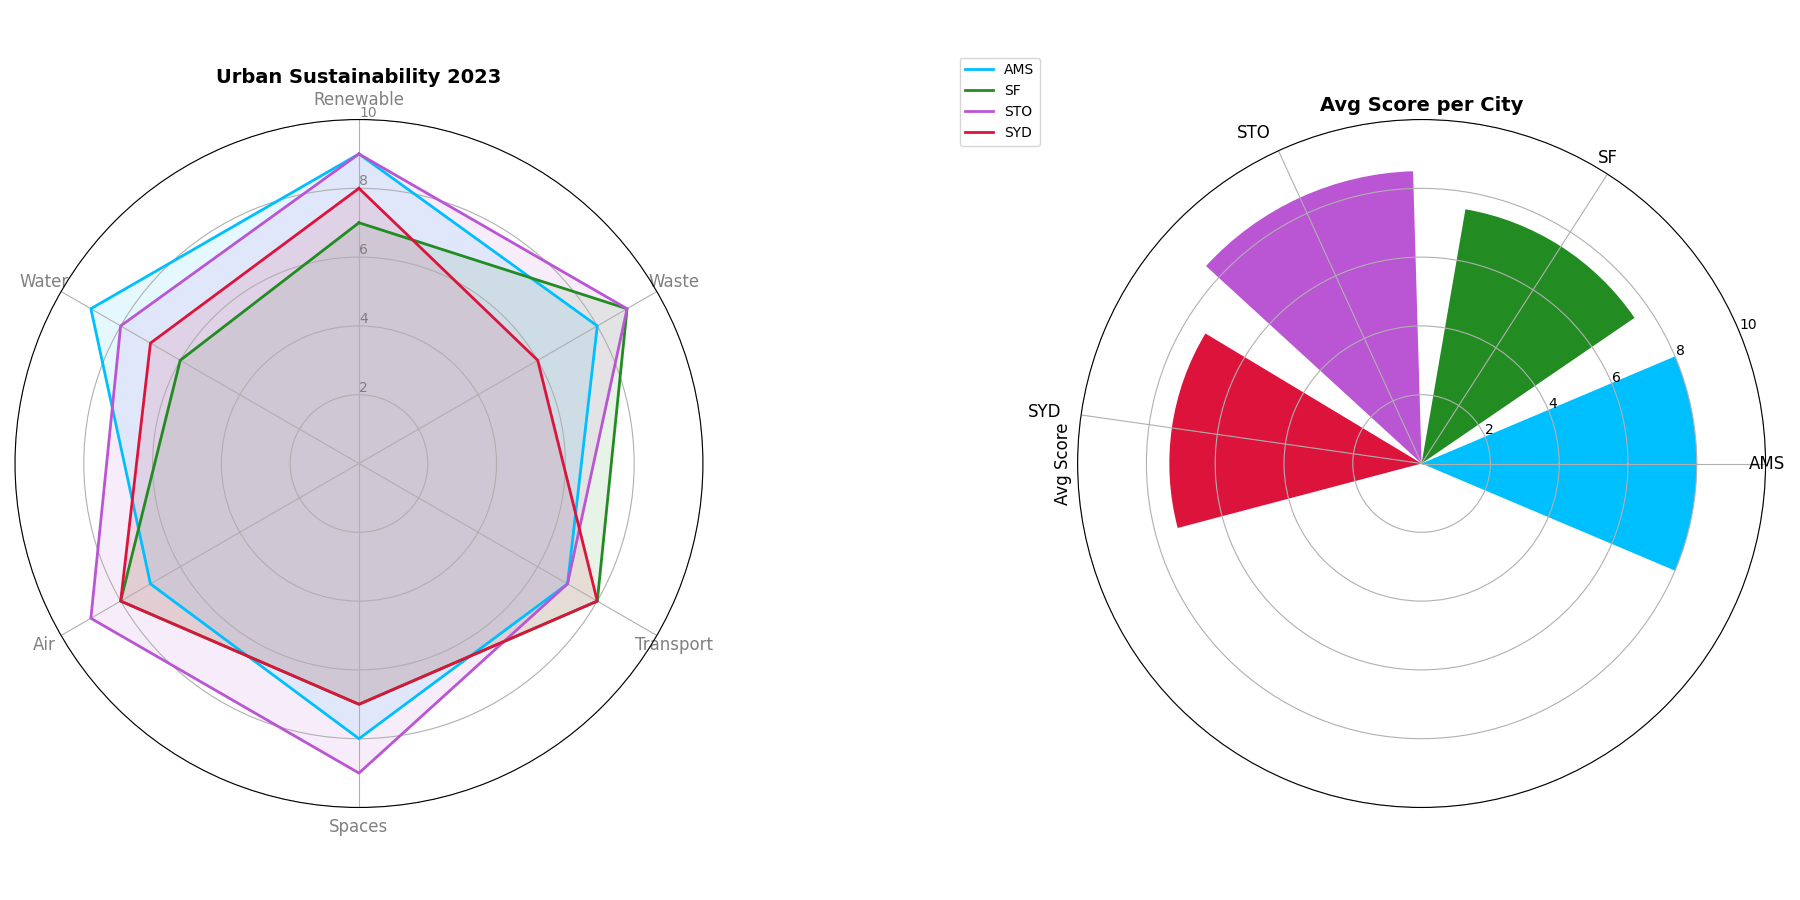

Python code for this plot:
import matplotlib.pyplot as plt
import numpy as np

categories = ['Renewable', 'Waste', 'Transport', 'Spaces', 'Air', 'Water']
num_vars = len(categories)

scores = {
    'AMS': [9, 8, 7, 8, 7, 9],
    'SF': [7, 9, 8, 7, 8, 6],
    'STO': [9, 9, 7, 9, 9, 8],
    'SYD': [8, 6, 8, 7, 8, 7]
}

for city in scores:
    scores[city] += scores[city][:1]

angles = np.linspace(0, 2 * np.pi, num_vars, endpoint=False).tolist()
angles += angles[:1]

fig, axs = plt.subplots(1, 2, figsize=(18, 9), subplot_kw={'polar': True})

ax = axs[0]
ax.set_theta_offset(np.pi / 2)
ax.set_theta_direction(-1)
ax.set_xticks(angles[:-1])
ax.set_xticklabels(categories, color='grey', size=12)
ax.set_rlabel_position(0)
ax.set_yticks([2, 4, 6, 8, 10])
ax.set_yticklabels(["2", "4", "6", "8", "10"], color="grey", size=10)
ax.set_ylim(0, 10)

colors = ['deepskyblue', 'forestgreen', 'mediumorchid', 'crimson']

for i, (city, score) in enumerate(scores.items()):
    ax.plot(angles, score, linewidth=2, linestyle='solid', label=city, color=colors[i])
    ax.fill(angles, score, color=colors[i], alpha=0.1)

ax.set_title("Urban Sustainability 2023", size=14, weight='bold')

ax2 = axs[1]
average_scores = {city: np.mean(scores[city][:-1]) for city in scores}
ax2.bar(average_scores.keys(), average_scores.values(), color=colors)
ax2.set_ylim(0, 10)
ax2.set_title("Avg Score per City", size=14, weight='bold')
ax2.set_ylabel('Avg Score', size=12)
ax2.set_xticklabels(average_scores.keys(), rotation=45, ha='right', fontsize=12)

ax.legend(loc='upper right', bbox_to_anchor=(1.5, 1.1), fontsize=10)

plt.tight_layout()
plt.show()
